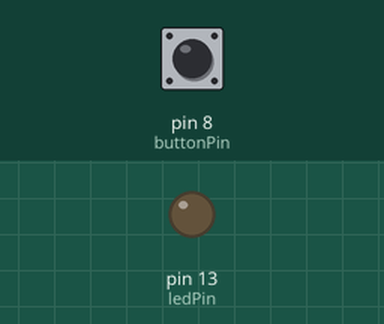
The sketch below on a simulated Arduino Uno, built with avr-gcc and run on an emulated ATmega328P. Shown: output pins drawn as LEDs (lit = HIGH). Dashed ring = blinking. Inputs (shaded band) come from the test bench; at power-on: pin 8 (buttonPin) HIGH. What the sketch prints to the serial monitor is not drawn.

Above: at 1.2 s.
1.3 s: pin 8 (buttonPin) pulled LOW for 0.15 s
At 1.55 s:
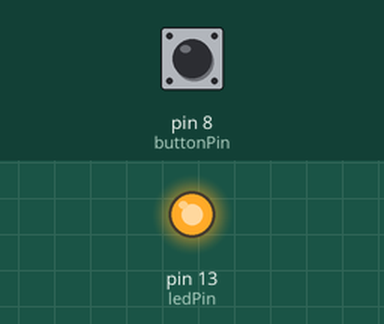
3.1 s: pin 8 (buttonPin) pulled LOW for 1 s
At 5.6 s:
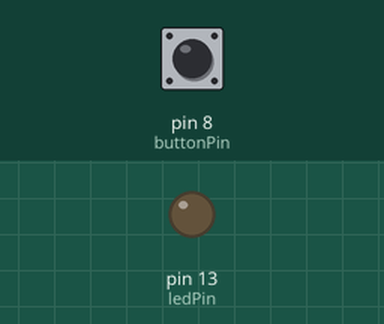
7.1 s: pin 8 (buttonPin) pulled LOW for 3.2 s
At 10.7 s:
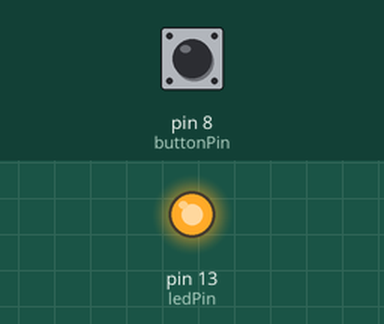
11.8 s: pin 8 (buttonPin) pulsed LOW 2 times (0.12 s each, 0.3 s apart)
At 12.02 s:
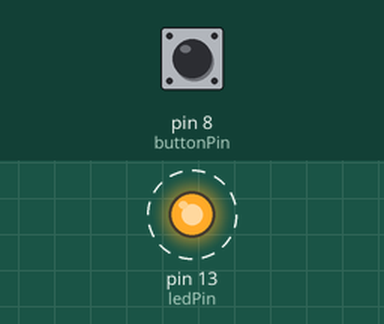
14.9 s: pin 8 (buttonPin) pulsed LOW 5 times (0.12 s each, 0.3 s apart)
At 17.7 s:
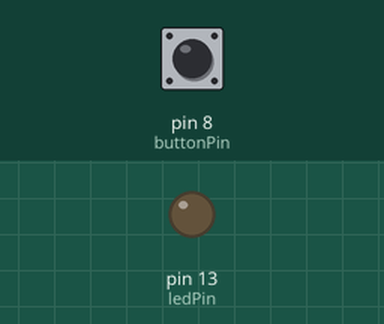
Timing chart, 0 to 19.2 s (numbered marks = the images above; inputs shaded):
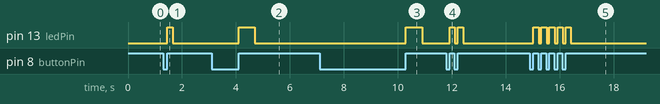

The sketch:

morse_code.ino
```cpp
const int buttonPin = 8;
const int ledPin = 13;

String morseCode = "";
unsigned long buttonPressTime = 0;
bool isButtonPressed = false;
unsigned long lastPressTime = 0;
const unsigned long letterSpaceDuration = 1000; // Time to determine end of a letter
const unsigned long wordSpaceDuration = 5000;  // Time to determine end of a word

void setup() {
  pinMode(buttonPin, INPUT_PULLUP);
  pinMode(ledPin, OUTPUT);
  Serial.begin(9600);
  Serial.println("Morse Code Decoder Ready");
}

void loop() {
  int buttonState = digitalRead(buttonPin);

  if (buttonState == LOW && !isButtonPressed) {
    buttonPressTime = millis();
    isButtonPressed = true;
  }

  if (buttonState == HIGH && isButtonPressed) {
    unsigned long pressDuration = millis() - buttonPressTime;
    if (pressDuration < 200) {
      morseCode += ".";
      blinkLED(0);
    } else {
      morseCode += "-";
      blinkLED(1);
    }
    isButtonPressed = false;
    lastPressTime = millis();
  }

  if (millis() - lastPressTime > letterSpaceDuration && morseCode.length() > 0) {
    char decodedChar = decodeMorse(morseCode);
    Serial.print(decodedChar);
    morseCode = "";
  }

  if (millis() - lastPressTime > wordSpaceDuration) {
    Serial.print(" ");
    lastPressTime = millis();  // Reset lastPressTime to avoid multiple spaces
  }
}

void blinkLED(bool length) {
  if(length) {
    digitalWrite(ledPin, HIGH);
    delay(600);
    digitalWrite(ledPin, LOW);
  }
  else {
    digitalWrite(ledPin, HIGH);
    delay(200);
    digitalWrite(ledPin, LOW);
  }
}

char decodeMorse(String code) {
  if (code == ".-") return 'A';
  if (code == "-...") return 'B';
  if (code == "-.-.") return 'C';
  if (code == "-..") return 'D';
  if (code == ".") return 'E';
  if (code == "..-.") return 'F';
  if (code == "--.") return 'G';
  if (code == "....") return 'H';
  if (code == "..") return 'I';
  if (code == ".---") return 'J';
  if (code == "-.-") return 'K';
  if (code == ".-..") return 'L';
  if (code == "--") return 'M';
  if (code == "-.") return 'N';
  if (code == "---") return 'O';
  if (code == ".--.") return 'P';
  if (code == "--.-") return 'Q';
  if (code == ".-.") return 'R';
  if (code == "...") return 'S';
  if (code == "-") return 'T';
  if (code == "..-") return 'U';
  if (code == "...-") return 'V';
  if (code == ".--") return 'W';
  if (code == "-..-") return 'X';
  if (code == "-.--") return 'Y';
  if (code == "--..") return 'Z';
  return '?'; // Unknown character
}
```

Measured:
- after the input at 1.3 s, pin 13 (ledPin): LOW → HIGH after 0.15 s, → LOW 0.20 s later
- after the input at 3.1 s, pin 13 (ledPin): LOW → HIGH after 1.0 s, → LOW 0.60 s later
- after the input at 7.1 s, pin 13 (ledPin): LOW → HIGH after 3.2 s, → LOW 0.60 s later
- after the input at 11.8 s, pin 13 (ledPin): alternates HIGH for 0.20 s and LOW for 0.10 s, 4 changes in all, then stays LOW, starting after 0.12 s
- after the input at 14.9 s, pin 13 (ledPin): alternates HIGH for 0.20 s and LOW for 0.10 s, 10 changes in all, then stays LOW, starting after 0.12 s
